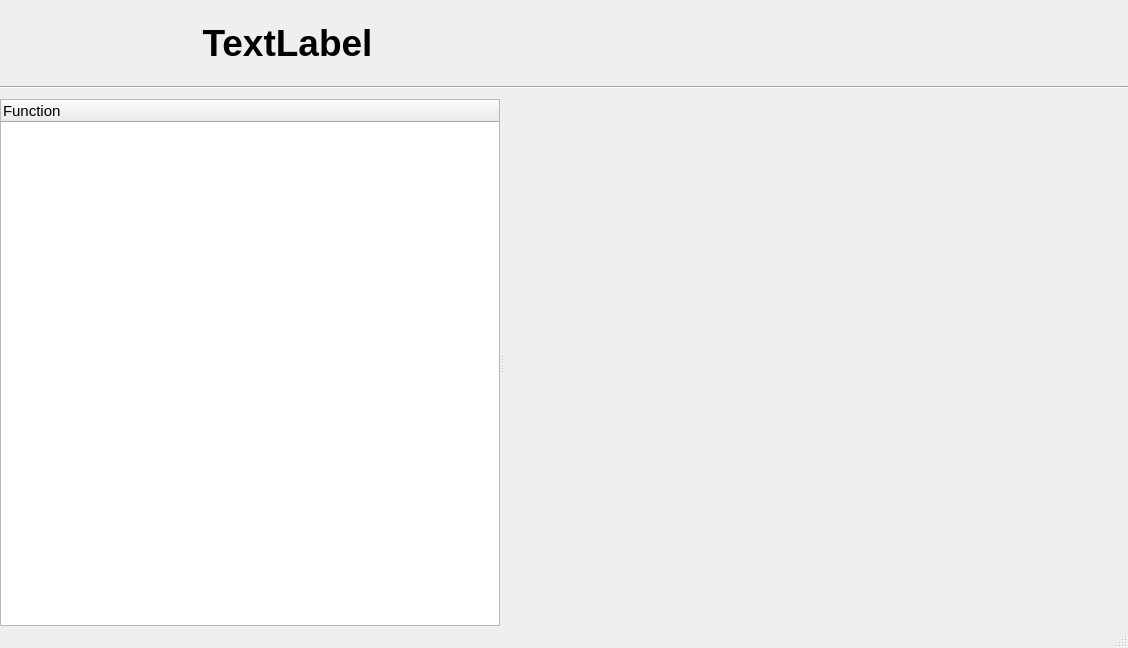
<?xml version="1.0" encoding="UTF-8"?>
<ui version="4.0">
 <class>MainWindow</class>
 <widget class="QMainWindow" name="MainWindow">
  <property name="geometry">
   <rect>
    <x>0</x>
    <y>0</y>
    <width>1128</width>
    <height>648</height>
   </rect>
  </property>
  <property name="windowTitle">
   <string>MainWindow</string>
  </property>
  <property name="styleSheet">
   <string notr="true">
</string>
  </property>
  <widget class="QWidget" name="centralwidget">
   <layout class="QVBoxLayout" name="verticalLayout_3">
    <property name="spacing">
     <number>0</number>
    </property>
    <property name="sizeConstraint">
     <enum>QLayout::SetNoConstraint</enum>
    </property>
    <property name="leftMargin">
     <number>0</number>
    </property>
    <property name="topMargin">
     <number>0</number>
    </property>
    <property name="rightMargin">
     <number>0</number>
    </property>
    <property name="bottomMargin">
     <number>0</number>
    </property>
    <item>
     <widget class="QWidget" name="widget_title" native="true">
      <property name="minimumSize">
       <size>
        <width>0</width>
        <height>99</height>
       </size>
      </property>
      <property name="maximumSize">
       <size>
        <width>16777215</width>
        <height>99</height>
       </size>
      </property>
      <layout class="QVBoxLayout" name="verticalLayout_2">
       <property name="spacing">
        <number>0</number>
       </property>
       <property name="leftMargin">
        <number>0</number>
       </property>
       <property name="topMargin">
        <number>0</number>
       </property>
       <property name="rightMargin">
        <number>0</number>
       </property>
       <property name="bottomMargin">
        <number>0</number>
       </property>
       <item>
        <layout class="QHBoxLayout" name="horizontalLayout_3">
         <property name="spacing">
          <number>0</number>
         </property>
         <item>
          <widget class="QLabel" name="label_logo">
           <property name="sizePolicy">
            <sizepolicy hsizetype="Preferred" vsizetype="Preferred">
             <horstretch>0</horstretch>
             <verstretch>0</verstretch>
            </sizepolicy>
           </property>
           <property name="minimumSize">
            <size>
             <width>0</width>
             <height>70</height>
            </size>
           </property>
           <property name="maximumSize">
            <size>
             <width>16777215</width>
             <height>70</height>
            </size>
           </property>
           <property name="text">
            <string/>
           </property>
           <property name="pixmap">
            <pixmap>../res/Zions_100.png</pixmap>
           </property>
           <property name="scaledContents">
            <bool>true</bool>
           </property>
          </widget>
         </item>
         <item>
          <layout class="QHBoxLayout" name="horizontalLayout_2">
           <property name="spacing">
            <number>0</number>
           </property>
           <item>
            <widget class="QLabel" name="label_Title">
             <property name="sizePolicy">
              <sizepolicy hsizetype="Expanding" vsizetype="Preferred">
               <horstretch>0</horstretch>
               <verstretch>0</verstretch>
              </sizepolicy>
             </property>
             <property name="minimumSize">
              <size>
               <width>221</width>
               <height>40</height>
              </size>
             </property>
             <property name="maximumSize">
              <size>
               <width>16777215</width>
               <height>40</height>
              </size>
             </property>
             <property name="font">
              <font>
               <pointsize>28</pointsize>
               <weight>75</weight>
               <bold>true</bold>
              </font>
             </property>
             <property name="text">
              <string>TextLabel</string>
             </property>
             <property name="alignment">
              <set>Qt::AlignCenter</set>
             </property>
            </widget>
           </item>
           <item>
            <layout class="QVBoxLayout" name="verticalLayout">
             <property name="spacing">
              <number>0</number>
             </property>
             <item>
              <spacer name="verticalSpacer">
               <property name="orientation">
                <enum>Qt::Vertical</enum>
               </property>
               <property name="sizeType">
                <enum>QSizePolicy::Fixed</enum>
               </property>
               <property name="sizeHint" stdset="0">
                <size>
                 <width>20</width>
                 <height>40</height>
                </size>
               </property>
              </spacer>
             </item>
             <item>
              <layout class="QHBoxLayout" name="horizontalLayout">
               <property name="spacing">
                <number>0</number>
               </property>
               <item>
                <spacer name="horizontalSpacer">
                 <property name="orientation">
                  <enum>Qt::Horizontal</enum>
                 </property>
                 <property name="sizeHint" stdset="0">
                  <size>
                   <width>40</width>
                   <height>20</height>
                  </size>
                 </property>
                </spacer>
               </item>
              </layout>
             </item>
            </layout>
           </item>
          </layout>
         </item>
        </layout>
       </item>
       <item>
        <widget class="Line" name="line">
         <property name="maximumSize">
          <size>
           <width>16777215</width>
           <height>16777215</height>
          </size>
         </property>
         <property name="orientation">
          <enum>Qt::Horizontal</enum>
         </property>
        </widget>
       </item>
      </layout>
     </widget>
    </item>
    <item>
     <widget class="QSplitter" name="splitter">
      <property name="orientation">
       <enum>Qt::Horizontal</enum>
      </property>
      <widget class="QTreeWidget" name="treeWidget">
       <property name="minimumSize">
        <size>
         <width>200</width>
         <height>0</height>
        </size>
       </property>
       <property name="maximumSize">
        <size>
         <width>500</width>
         <height>16777215</height>
        </size>
       </property>
       <property name="sizeIncrement">
        <size>
         <width>300</width>
         <height>0</height>
        </size>
       </property>
       <property name="baseSize">
        <size>
         <width>300</width>
         <height>0</height>
        </size>
       </property>
       <property name="font">
        <font>
         <pointsize>11</pointsize>
         <weight>50</weight>
         <bold>false</bold>
        </font>
       </property>
       <column>
        <property name="text">
         <string>Function</string>
        </property>
       </column>
      </widget>
      <widget class="QStackedWidget" name="stackedWidget">
       <widget class="QWidget" name="page"/>
       <widget class="QWidget" name="page_2"/>
      </widget>
     </widget>
    </item>
   </layout>
  </widget>
  <widget class="QStatusBar" name="statusBar"/>
 </widget>
 <resources/>
 <connections/>
</ui>
